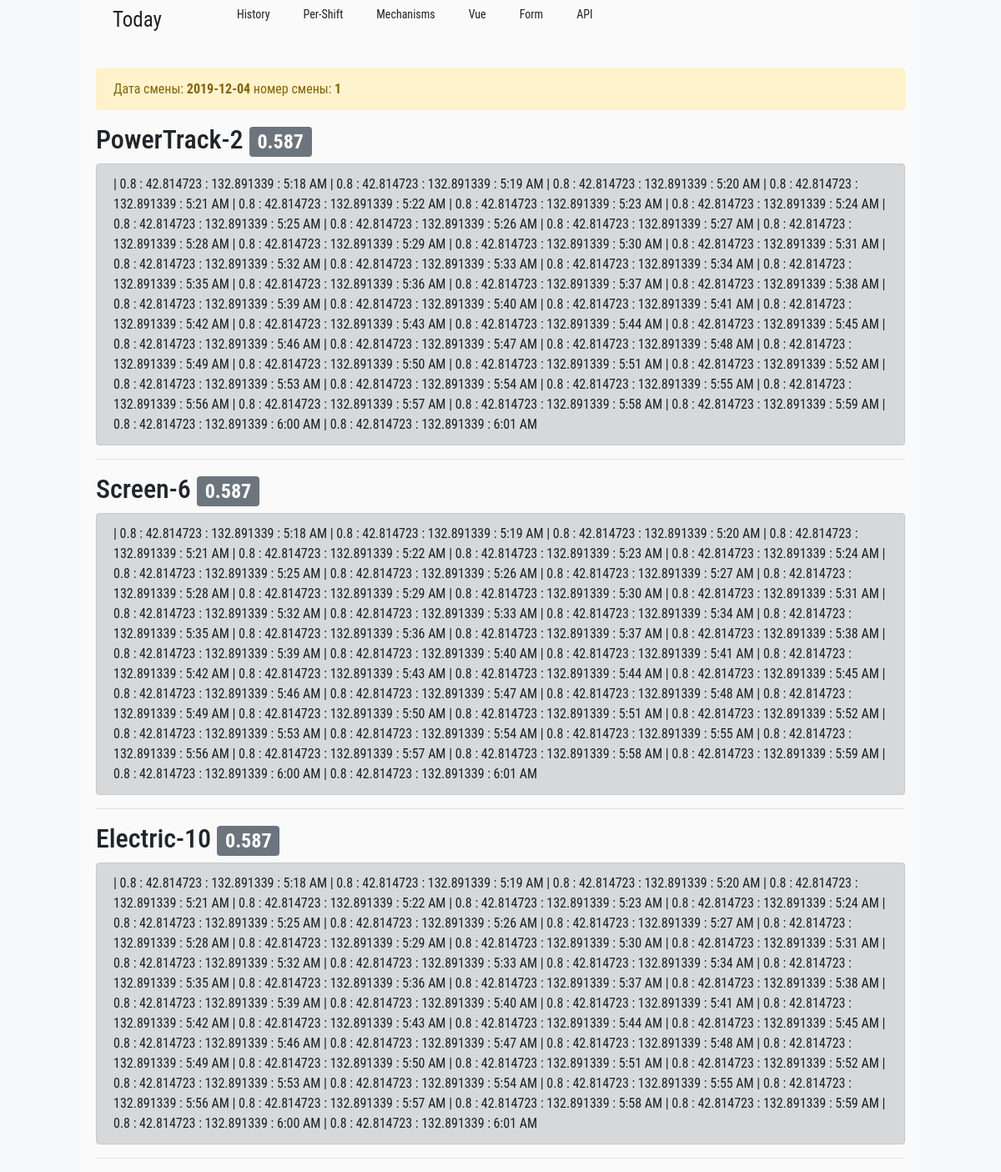
Screenshot of /per_shift with the database file from the repository.
### app/model.py (models this page shows, shortened)
class Mechanism(db.Model):
    id = db.Column(db.Integer, primary_key=True)
    company = db.Column(db.String(64), index=True)
    type = db.Column(db.String(64), index=True)
    model = db.Column(db.String(64), index=True)
    number = db.Column(db.SmallInteger, index=True)  # 32768 should be enough
    name = db.Column(db.String(64), index=True, unique=True)
    posts = db.relationship('Post', backref='mech', lazy='dynamic')

### app/views.py (the view)
@app.route("/per_shift")
def per_shift():
    date_shift, shift = today_shift_date()
    cursor = db.session.query(Post).filter(Post.date_shift==date_shift, Post.shift==shift).order_by(Post.mechanism_id).all()
    data_per_shift={}
    for el in cursor:
        if data_per_shift.get(el.mech.id):
            data_per_shift[el.mech.id].append(el)
        else:
            data_per_shift[el.mech.id]=[el]
    return render_template("per_shift.html",
                           title='За смену',
                           date_shift=date_shift,
                           shift=shift,
                           data_per_shift=data_per_shift,
                           )

### functions.py (called while the page is built)
def today_shift_date():
    hour = datetime.now().hour
    if hour >= 8 and hour < 20:
        date_shift = datetime.now()
        shift = 1
    elif hour < 8:
        date_shift = datetime.now() - timedelta(days=1)
        shift = 2
    else:
        date_shift = datetime.now()
        shift = 2
    return date_shift.date(), shift

### app/templates/per_shift.html
{% extends "base.html" %}
{% block main %}
<br>
<div class="alert alert-warning" role="alert">
	Дата смены: <strong> {{ date_shift }} </strong> номер смены:<strong> {{ shift }} </strong>
</div>
<dl>
	{% for key, value in data_per_shift.items() %}
	<h2> {{ value[0].mech.name}} <span class="badge badge-secondary"> {{ (value|sum(attribute='value')/60)|round(3) }}</span></h2>
	<div class="alert alert-dark" role="alert">
		{% for el in value %}
        | {{el.value}} : {{el.latitude}} : {{el.longitude}} : {{moment(el.timestamp).format('LT')}}
		{% endfor %}
	</div>
	<hr />
	{% endfor %}
</dl>
{% endblock %}

### app/templates/base.html (shortened to what this page needs)
</html>
<!DOCTYPE html>
<html lang="en">
<head>
	<link rel="stylesheet" href="https://stackpath.bootstrapcdn.com/bootstrap/4.3.1/css/bootstrap.min.css">
	<link rel="stylesheet" type="text/css" href="{{ url_for('static', filename='style.css') }}"/>
</head>
<body>
	<div class= "container-fluid">
		<div class= "row">
			<div class ="col-1 bg-light">
			</div>
			<div class ="col-10">
				<header>
					<nav>
						<label for="checkbox-menu">
							<ul class="menu touch">
								<li><a class="today" href="/"> Today </a> </li>
								<li><a  href="{{'history'}}"> History </a> </li>
								<li><a href="{{'per_shift'}}"> Per-Shift </a> </li>
								<li><a href="{{'show_all_mechanisms'}}"> Mechanisms </a> </li>
								<li><a href="{{'vue'}}"> Vue </a> </li>
								<li><a href="{{'form_mech'}}"> Form </a> </li>
								<li><a href="{{'list_api'}}"> API</a> </li>
							</ul>
						</label>
					</nav>
				</header>
				{% block main %} {% endblock %}
			</div>
			<div class ="col-1 bg-light">
			</div>
		</div>
	</div>
</body>
</html>

### app/static/style.css (style rules this page uses)
* { padding:0; margin:0; font-family: 'Roboto Condensed', sans-serif, times new roman; }
label { width: 100%; }
nav { width: 100%; }
body, html { overflow-x: hidden; background-color: #fafafa; }
.menu { padding-top: 5px; margin: 0; height: 50px; display: flex; justify-content: space-around; flex-direction: row; justify-content: flex-start; align-content: space-around; list-style-type: none; }
.menu li a { color: #222222; text-decoration: none; align-self: center; font-size: 14px; padding: 10px 20px; transition: background .2s linear; }
.menu li a.today { font-size: 25px; margin-right: 50px; }

### rows the page displays
Mechanism: name "PowerTrack-2", value "0.587", value "0.8" "0.8" "0.8" "0.8" "0.8" "0.8" "0.8" "0.8" "0.8" "0.8" "0.8" "0.8" "0.8" "0.8" "0.8" "0.8" "0.8" "0.8" "0.8" "0.8" "0.8" "0.8" "0.8" "0.8" "0.8" "0.8" "0.8" "0.8" "0.8" "0.8" "0.8" "0.8" "0.8" "0.8" "0.8" "0.8" "0.8" "0.8" "0.8" "0.8" "0.8" "0.8" "0.8" "0.8", latitude "42.814723" "42.814723" "42.814723" "42.814723" "42.814723" "42.814723" "42.814723" "42.814723" "42.814723" "42.814723" "42.814723" "42.814723" "42.814723" "42.814723" "42.814723" "42.814723" "42.814723" "42.814723" "42.814723" "42.814723" "42.814723" "42.814723" "42.814723" "42.814723" "42.814723" "42.814723" "42.814723" "42.814723" "42.814723" "42.814723" "42.814723" "42.814723" "42.814723" "42.814723" "42.814723" "42.814723" "42.814723" "42.814723" "42.814723" "42.814723" "42.814723" "42.814723" "42.814723" "42.814723", longitude "132.891339" "132.891339" "132.891339" "132.891339" "132.891339" "132.891339" "132.891339" "132.891339" "132.891339" "132.891339" "132.891339" "132.891339" "132.891339" "132.891339" "132.891339" "132.891339" "132.891339" "132.891339" "132.891339" "132.891339" "132.891339" "132.891339" "132.891339" "132.891339" "132.891339" "132.891339" "132.891339" "132.891339" "132.891339" "132.891339" "132.891339" "132.891339" "132.891339" "132.891339" "132.891339" "132.891339" "132.891339" "132.891339" "132.891339" "132.891339" "132.891339" "132.891339" "132.891339" "132.891339", timestamp "5:18 AM" "5:19 AM" "5:20 AM" "5:21 AM" "5:22 AM" "5:23 AM" "5:24 AM" "5:25 AM" "5:26 AM" "5:27 AM" "5:28 AM" "5:29 AM" "5:30 AM" "5:31 AM" "5:32 AM" "5:33 AM" "5:34 AM" "5:35 AM" "5:36 AM" "5:37 AM" "5:38 AM" "5:39 AM" "5:40 AM" "5:41 AM" "5:42 AM" "5:43 AM" "5:44 AM" "5:45 AM" "5:46 AM" "5:47 AM" "5:48 AM" "5:49 AM" "5:50 AM" "5:51 AM" "5:52 AM" "5:53 AM" "5:54 AM" "5:55 AM" "5:56 AM" "5:57 AM" "5:58 AM" "5:59 AM" "6:00 AM" "6:01 AM"
Mechanism: name "Screen-6", value "0.587", value "0.8" "0.8" "0.8" "0.8" "0.8" "0.8" "0.8" "0.8" "0.8" "0.8" "0.8" "0.8" "0.8" "0.8" "0.8" "0.8" "0.8" "0.8" "0.8" "0.8" "0.8" "0.8" "0.8" "0.8" "0.8" "0.8" "0.8" "0.8" "0.8" "0.8" "0.8" "0.8" "0.8" "0.8" "0.8" "0.8" "0.8" "0.8" "0.8" "0.8" "0.8" "0.8" "0.8" "0.8", latitude "42.814723" "42.814723" "42.814723" "42.814723" "42.814723" "42.814723" "42.814723" "42.814723" "42.814723" "42.814723" "42.814723" "42.814723" "42.814723" "42.814723" "42.814723" "42.814723" "42.814723" "42.814723" "42.814723" "42.814723" "42.814723" "42.814723" "42.814723" "42.814723" "42.814723" "42.814723" "42.814723" "42.814723" "42.814723" "42.814723" "42.814723" "42.814723" "42.814723" "42.814723" "42.814723" "42.814723" "42.814723" "42.814723" "42.814723" "42.814723" "42.814723" "42.814723" "42.814723" "42.814723", longitude "132.891339" "132.891339" "132.891339" "132.891339" "132.891339" "132.891339" "132.891339" "132.891339" "132.891339" "132.891339" "132.891339" "132.891339" "132.891339" "132.891339" "132.891339" "132.891339" "132.891339" "132.891339" "132.891339" "132.891339" "132.891339" "132.891339" "132.891339" "132.891339" "132.891339" "132.891339" "132.891339" "132.891339" "132.891339" "132.891339" "132.891339" "132.891339" "132.891339" "132.891339" "132.891339" "132.891339" "132.891339" "132.891339" "132.891339" "132.891339" "132.891339" "132.891339" "132.891339" "132.891339", timestamp "5:18 AM" "5:19 AM" "5:20 AM" "5:21 AM" "5:22 AM" "5:23 AM" "5:24 AM" "5:25 AM" "5:26 AM" "5:27 AM" "5:28 AM" "5:29 AM" "5:30 AM" "5:31 AM" "5:32 AM" "5:33 AM" "5:34 AM" "5:35 AM" "5:36 AM" "5:37 AM" "5:38 AM" "5:39 AM" "5:40 AM" "5:41 AM" "5:42 AM" "5:43 AM" "5:44 AM" "5:45 AM" "5:46 AM" "5:47 AM" "5:48 AM" "5:49 AM" "5:50 AM" "5:51 AM" "5:52 AM" "5:53 AM" "5:54 AM" "5:55 AM" "5:56 AM" "5:57 AM" "5:58 AM" "5:59 AM" "6:00 AM" "6:01 AM"
Mechanism: name "Electric-10", value "0.587", value "0.8" "0.8" "0.8" "0.8" "0.8" "0.8" "0.8" "0.8" "0.8" "0.8" "0.8" "0.8" "0.8" "0.8" "0.8" "0.8" "0.8" "0.8" "0.8" "0.8" "0.8" "0.8" "0.8" "0.8" "0.8" "0.8" "0.8" "0.8" "0.8" "0.8" "0.8" "0.8" "0.8" "0.8" "0.8" "0.8" "0.8" "0.8" "0.8" "0.8" "0.8" "0.8" "0.8" "0.8", latitude "42.814723" "42.814723" "42.814723" "42.814723" "42.814723" "42.814723" "42.814723" "42.814723" "42.814723" "42.814723" "42.814723" "42.814723" "42.814723" "42.814723" "42.814723" "42.814723" "42.814723" "42.814723" "42.814723" "42.814723" "42.814723" "42.814723" "42.814723" "42.814723" "42.814723" "42.814723" "42.814723" "42.814723" "42.814723" "42.814723" "42.814723" "42.814723" "42.814723" "42.814723" "42.814723" "42.814723" "42.814723" "42.814723" "42.814723" "42.814723" "42.814723" "42.814723" "42.814723" "42.814723", longitude "132.891339" "132.891339" "132.891339" "132.891339" "132.891339" "132.891339" "132.891339" "132.891339" "132.891339" "132.891339" "132.891339" "132.891339" "132.891339" "132.891339" "132.891339" "132.891339" "132.891339" "132.891339" "132.891339" "132.891339" "132.891339" "132.891339" "132.891339" "132.891339" "132.891339" "132.891339" "132.891339" "132.891339" "132.891339" "132.891339" "132.891339" "132.891339" "132.891339" "132.891339" "132.891339" "132.891339" "132.891339" "132.891339" "132.891339" "132.891339" "132.891339" "132.891339" "132.891339" "132.891339", timestamp "5:18 AM" "5:19 AM" "5:20 AM" "5:21 AM" "5:22 AM" "5:23 AM" "5:24 AM" "5:25 AM" "5:26 AM" "5:27 AM" "5:28 AM" "5:29 AM" "5:30 AM" "5:31 AM" "5:32 AM" "5:33 AM" "5:34 AM" "5:35 AM" "5:36 AM" "5:37 AM" "5:38 AM" "5:39 AM" "5:40 AM" "5:41 AM" "5:42 AM" "5:43 AM" "5:44 AM" "5:45 AM" "5:46 AM" "5:47 AM" "5:48 AM" "5:49 AM" "5:50 AM" "5:51 AM" "5:52 AM" "5:53 AM" "5:54 AM" "5:55 AM" "5:56 AM" "5:57 AM" "5:58 AM" "5:59 AM" "6:00 AM" "6:01 AM"

### other values shown
{{ date_shift }} "2019-12-04"
{{ shift }} "1"
